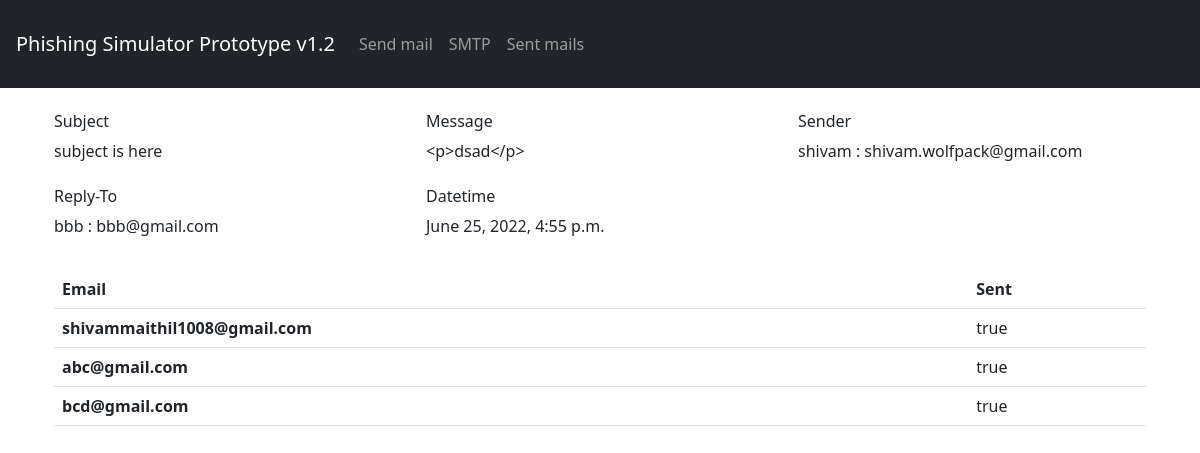
/detail-mail/5/, run on the app's committed database.
### mailer/models.py (models this page shows, shortened)
class Mails(models.Model):
    sender_email    = models.CharField(max_length=255, blank=True, null=True)
    sender_name     = models.CharField(max_length=255, blank=True, null=True)
    reply_to_email  = models.CharField(max_length=255, blank=True, null=True)
    reply_to_name   = models.CharField(max_length=255, blank=True, null=True)
    subject         = models.CharField(max_length=255, blank=True, null=True)
    message         = models.TextField(blank=True, null=True)
    email_list      = models.TextField(blank=True, null=True)
    dt_stamp        = models.DateTimeField(auto_now_add=True, blank=True, null=True)

### mailer/views.py (the view)
# urls.py: path('detail-mail/<id>/', SenderDetailView, name="detail-sender"),
def SenderDetailView(request, id):
    if request.method == 'GET':
        data = Mails.objects.get(id=id)
        emails = data.email_list.splitlines()
        res = [i.strip() for i in emails]
        return render(request, 'detail_mail.html', {"data":data, "res":res})

### templates/detail_mail.html
{% load static %}
{% include 'nav.html' %}
<div class="container p-4">
<div class="row mb-2">
    <div class="col-md-4 mb-4">
        <h6>
            Subject
        </h6>
        {{data.subject}}
    </div>
    <div class="col-md-4 mb-4">
        <h6>
            Message
        </h6>
        {{data.message}}
    </div>
    <div class="col-md-4 mb-4">
        <h6>
            Sender
        </h6>
        {{data.sender_name}} : {{data.sender_email}}
    </div>
    <div class="col-md-4 mb-4 ">
        <h6>
            Reply-To
        </h6>
        {{data.reply_to_name}} : {{data.reply_to_email}}
    </div>
    <div class="col-md-4 mb-4 ">
        <h6>
            Datetime
        </h6>
        {{data.dt_stamp}}
    </div>
</div>
<section>
    <table class="table">
        <thead>
          <tr>
            <th scope="col">Email</th>
            <th scope="col">Sent</th>
          </tr>
        </thead>
        <tbody>
        {% for i in res %}
          <tr>
            <th scope="row">{{ i }}</th>
            {% if "@" and "." in i %}
                <td>true</td>
            {% else %}
                <td>false</td>
            {% endif %}
          </tr>
          {% endfor %}
        </tbody>
    </table>
</section>
</div>

### data on the page
Mails: subject "subject is here", message "<p>dsad</p>", sender_name "shivam", sender_email "shivam.wolfpack@gmail.com", reply_to_name "bbb", reply_to_email "bbb@gmail.com", dt_stamp "June 25, 2022, 4:55 p.m."

### other printed values
{{ i }} "shivammaithil1008@gmail.com" "abc@gmail.com" "bcd@gmail.com"
